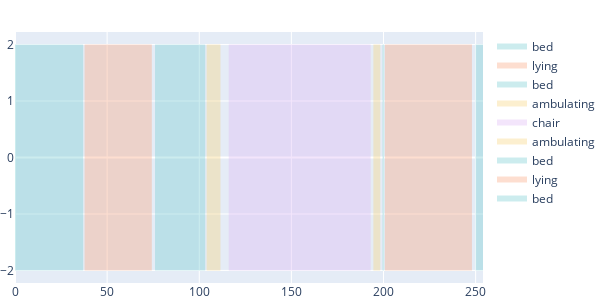

Notebook source saved alongside this figure:
### Markdown cell above
This plot has some problems, the rectangles are not joined up, and actually we don't really want the lines, just the rectangles filled in. To overcome these problems, we can add `mode='none'` and `fill='toself'` to the `Scatter` constructor. 

In addition the colors are different for activities with the same name. We can define a dictionary containing the colors for each activity and pass the `fillcolor` keyword argument to the `Scatter` constructor. We also use the `opacity` keyword so we can see the grid lines through the rectangles. For simplicity, we use colors conviniently defined in the `plotly.express` API:

### Code cell
import plotly.express as px

colors = px.colors.qualitative.Pastel

activity_colors = {
    'bed': colors[0],
    'ambulating': colors[1],
    'lying': colors[2],
    'chair': colors[3],
}

fig = go.Figure(layout={**layout, 'width': 600})
for _, activity_df in df.groupby('activity_sequence'):
    start = activity_df['time'].min()
    end = activity_df['time'].max()
    name = activity_df['activity_label'].unique()[0]
    fig.add_trace(
        go.Scatter(
            x=[start, start, end, end], 
            y=[-2, 2, 2, -2], 
            mode='none', 
            fill='toself',
            fillcolor=activity_colors[name],
            opacity=0.333,
            name=name))
   

fig.show()

### Figure 1 — Plotly figure (JSON) as saved in the notebook; plotly's stock layout.template omitted (floating-point values rounded to 4 significant figures)
{"data": [{"fill": "toself", "fillcolor": "rgb(102, 197, 204)", "mode": "none", "name": "bed", "opacity": 0.333, "type": "scatter", "x": [0, 0, 37, 37], "y": [-2, 2, 2, -2]}, {"fill": "toself", "fillcolor": "rgb(248, 156, 116)", "mode": "none", "name": "lying", "opacity": 0.333, "type": "scatter", "x": [37.75, 37.75, 74.25, 74.25], "y": [-2, 2, 2, -2]}, {"fill": "toself", "fillcolor": "rgb(102, 197, 204)", "mode": "none", "name": "bed", "opacity": 0.333, "type": "scatter", "x": [76, 76, 103.2, 103.2], "y": [-2, 2, 2, -2]}, {"fill": "toself", "fillcolor": "rgb(246, 207, 113)", "mode": "none", "name": "ambulating", "opacity": 0.333, "type": "scatter", "x": [104, 104, 111.5, 111.5], "y": [-2, 2, 2, -2]}, {"fill": "toself", "fillcolor": "rgb(220, 176, 242)", "mode": "none", "name": "chair", "opacity": 0.333, "type": "scatter", "x": [116, 116, 193, 193], "y": [-2, 2, 2, -2]}, {"fill": "toself", "fillcolor": "rgb(246, 207, 113)", "mode": "none", "name": "ambulating", "opacity": 0.333, "type": "scatter", "x": [194.5, 194.5, 198.2, 198.2], "y": [-2, 2, 2, -2]}, {"fill": "toself", "fillcolor": "rgb(102, 197, 204)", "mode": "none", "name": "bed", "opacity": 0.333, "type": "scatter", "x": [199.5, 199.5, 200.3, 200.3], "y": [-2, 2, 2, -2]}, {"fill": "toself", "fillcolor": "rgb(248, 156, 116)", "mode": "none", "name": "lying", "opacity": 0.333, "type": "scatter", "x": [200.8, 200.8, 248, 248], "y": [-2, 2, 2, -2]}, {"fill": "toself", "fillcolor": "rgb(102, 197, 204)", "mode": "none", "name": "bed", "opacity": 0.333, "type": "scatter", "x": [250, 250, 254, 254], "y": [-2, 2, 2, -2]}], "layout": {"height": 300, "margin": {"b": 0, "l": 0, "r": 0, "t": 32}, "width": 600}}
